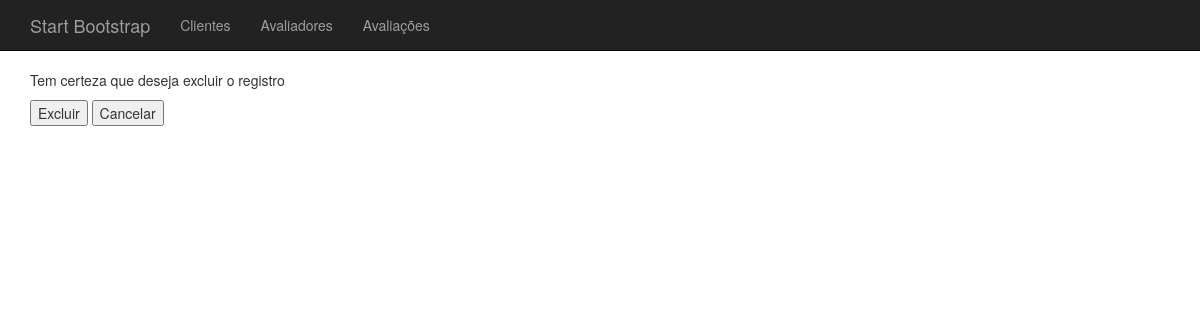
/clientes/excluir/1/, run on an earlier commit of the app's database.
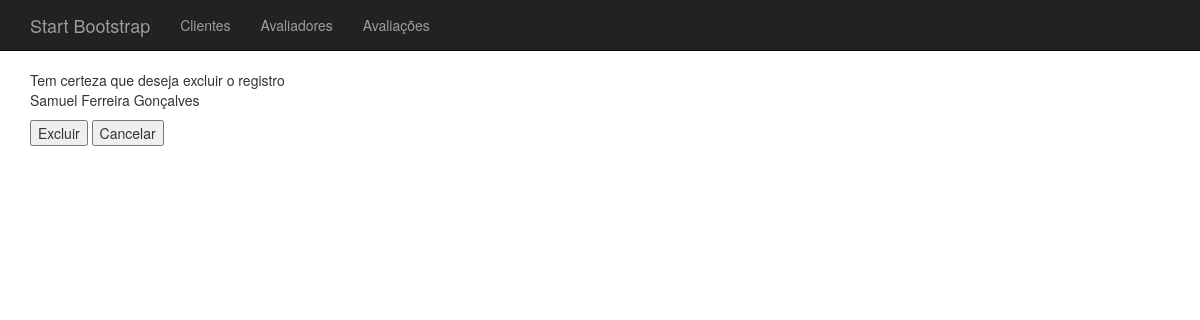
And on a later commit of the database.
### pessoas/models.py (models this page shows, shortened)
class Pessoa(models.Model):
	nome = models.CharField(max_length=200)
	data_nascimento = models.DateField(blank=True, null=True)
	email = models.CharField(max_length=150, blank=True)
	cep = models.CharField(max_length=8, blank=True)
	numero = models.CharField(max_length=10, blank=True)
	complemento = models.CharField(max_length=50, blank=True)
	observacao = models.CharField(max_length=300, blank=True)
	class Meta:
		abstract = True
		ordering = ['nome']

class Cliente(Pessoa):
	pass

### pessoas/views.py (the view)
# urls.py: url(r'^clientes/excluir/(?P<pessoaId>[0-9]+)/$', pessoas_view.clientes_excluir, name="pessoas_clientes_excluir"),
def clientes_excluir(request, pessoaId):
	try:
		pessoa = Cliente.objects.get(pk=pessoaId)
	except:
		pessoa = None
	if request.method == 'POST':
		pessoa.delete()
		return redirect("pessoas_clientes")
	else:
		context = {'pessoa' : pessoa}
		return render(request, 'pessoas/clientes/excluir.html', context)

### templates/pessoas/clientes/excluir.html
{% extends "base.html" %}
{% block conteudo %}
	Tem certeza que deseja excluir o registro
	<p>
		{{pessoa.nome}}
	</p>
	<form action="." method="post"> {% csrf_token %}
		<input type="submit" value="Excluir" />
		<input type="submit" value="Cancelar" onclick="window.location={% url 'pessoas_clientes' %}; return false" />
	</form>
{% endblock conteudo %}

What changed in the data, as far as the page shows it:
added Cliente: nome "Samuel Ferreira Gonçalves"
